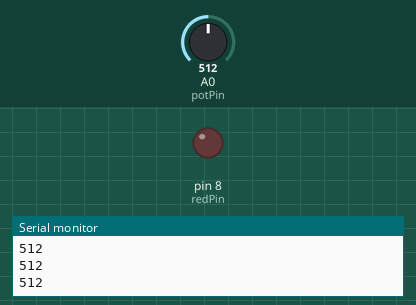
A sketch run on a simulated Arduino Uno, built with avr-gcc and run on an emulated ATmega328P. On the bench: output pins drawn as LEDs (lit = HIGH), the last lines printed to the serial monitor. The inputs (shaded band) are chosen by the test bench; at power-on: A0 (potPin) = 512.

Above: at 1.3 s.
1.4 s: A0 (potPin) set to 685
3.2 s: A0 (potPin) set to 718
At 5.2 s:
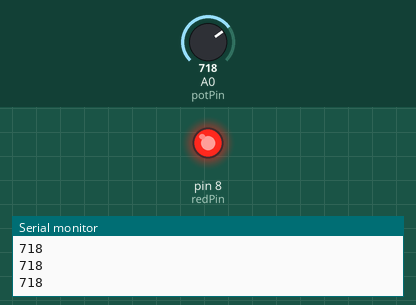
5.5 s: A0 (potPin) set to 690
At 6.7 s:
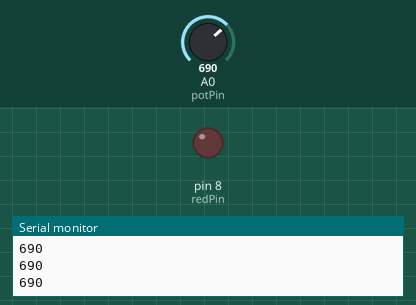
7.5 s: A0 (potPin) set to 710
At 8.3 s:
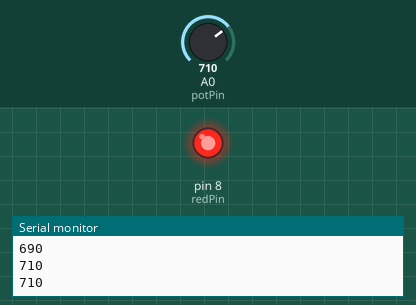
Timing chart, 0 to 10.5 s (numbered marks = the images above; inputs shaded):
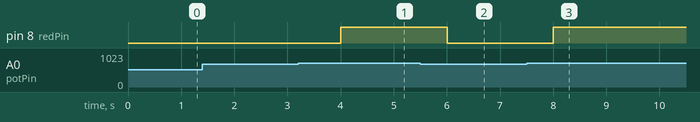

Measured:
- the behaviour switches between 700 and 701 on A0 (potPin) (found by bisection; images 0 and 1)
- after the input at 3.2 s, pin 8 (redPin): LOW → HIGH after 0.80 s
- after the input at 5.5 s, pin 8 (redPin): HIGH → LOW after 0.50 s
- after the input at 7.5 s, pin 8 (redPin): LOW → HIGH after 0.50 s

The sketch:

WhileLoop.ino
```cpp
int potVal;
int delayTime=500;
int potPin=A0;
int redPin=8;
int maxVal=700;
void setup() {
  // put your setup code here, to run once:
  Serial.begin(9600);
  pinMode(potPin,INPUT);
  pinMode(redPin,OUTPUT);
}

void loop() {
potVal=analogRead(potPin);
Serial.println(potVal);
delay(delayTime);

while (potVal>maxVal) {
  digitalWrite(redPin,HIGH);
  potVal=analogRead(potPin);
  Serial.println(potVal);
  delay(delayTime);
}
digitalWrite(redPin,LOW);
}
```
